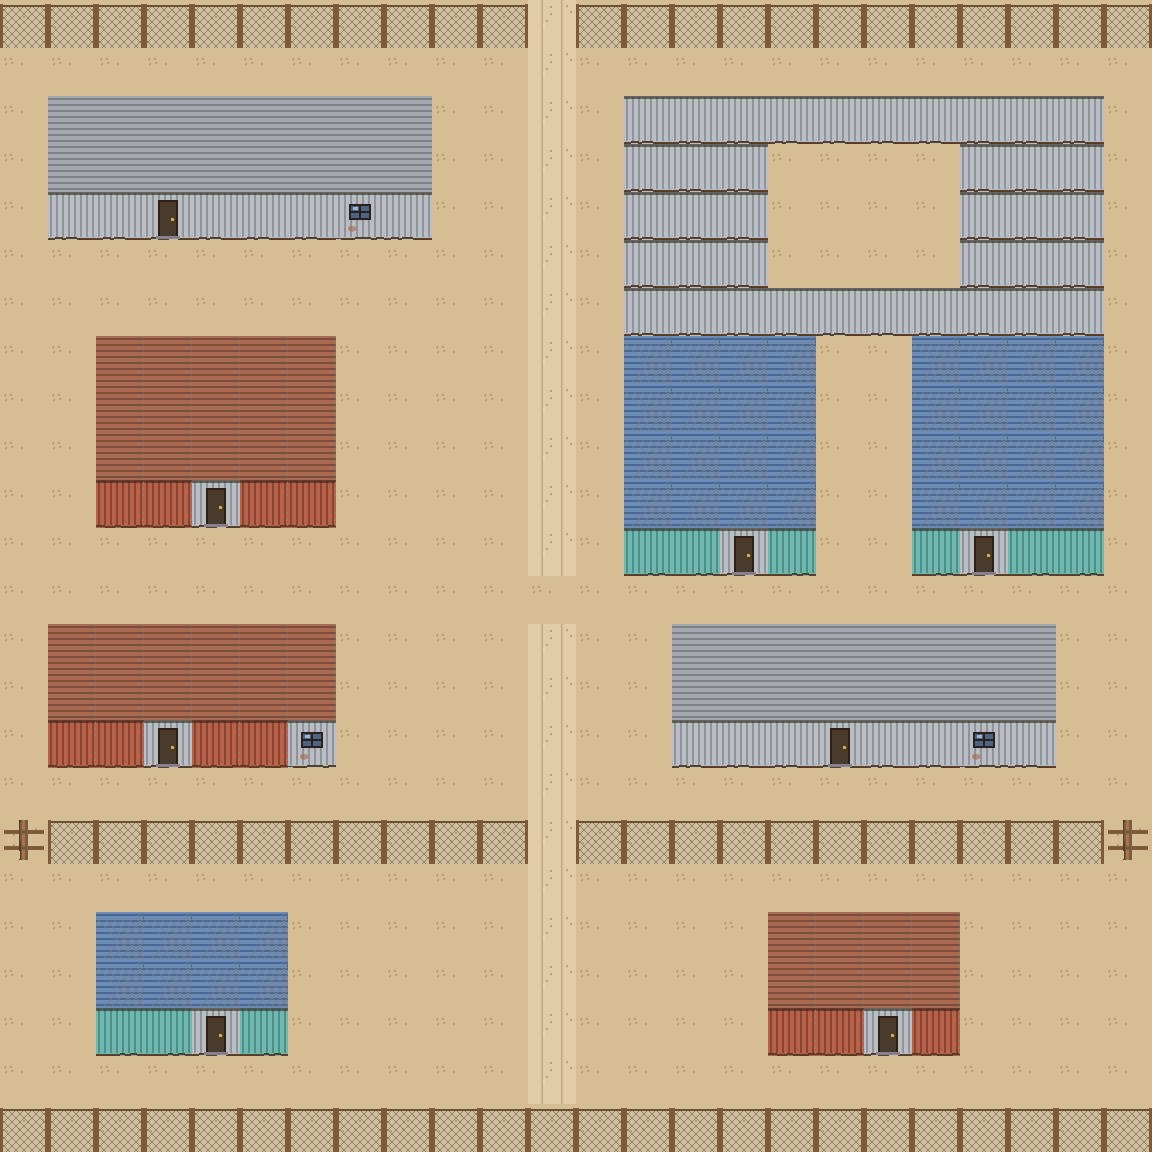

This game map was drawn from its Tiled (.tmx) file and the tilesets committed beside it. A one-line description and the full map source follow:
An orthogonal 24x24 tile map with 48x48 px tiles, 1 tile layer (Ground), 3 tilesets and 11 objects (Spawn, Exit, Chest, Drum, Skollie1, ...).

<map version="1.10" tiledversion="1.12.2" orientation="orthogonal" renderorder="right-down" width="24" height="24" tilewidth="48" tileheight="48" infinite="0" nextlayerid="3" nextobjectid="12">
 <tileset firstgid="1" source="terrain.tsx" />
 <tileset firstgid="289" source="tileset.tsx" />
 <tileset firstgid="295" source="lokasie.tsx" />
 <layer id="1" name="Ground" width="24" height="24">
  <data encoding="csv">
305,305,305,305,305,305,305,305,305,305,305,297,305,305,305,305,305,305,305,305,305,305,305,305,
295,295,295,295,295,295,295,295,295,295,295,297,295,295,295,295,295,295,295,295,295,295,295,295,
295,302,302,302,302,302,302,302,302,295,295,297,295,299,299,299,299,299,299,299,299,299,299,295,
295,302,302,302,302,302,302,302,302,295,295,297,295,299,299,299,295,295,295,295,299,299,299,295,
295,299,299,311,299,299,299,312,299,295,295,297,295,299,299,299,295,295,295,295,299,299,299,295,
295,295,295,295,295,295,295,295,295,295,295,297,295,299,299,299,295,295,295,295,299,299,299,295,
295,295,295,295,295,295,295,295,295,295,295,297,295,299,299,299,299,299,299,299,299,299,299,295,
295,295,303,303,303,303,303,295,295,295,295,297,295,304,304,304,304,295,295,304,304,304,304,295,
295,295,303,303,303,303,303,295,295,295,295,297,295,304,304,304,304,295,295,304,304,304,304,295,
295,295,303,303,303,303,303,295,295,295,295,297,295,304,304,304,304,295,295,304,304,304,304,295,
295,295,301,301,311,301,301,295,295,295,295,297,295,304,304,304,304,295,295,304,304,304,304,295,
295,295,295,295,295,295,295,295,295,295,295,297,295,300,300,311,300,295,295,300,311,300,300,295,
295,295,295,295,295,295,295,295,295,295,295,295,295,295,295,295,295,295,295,295,295,295,295,295,
295,303,303,303,303,303,303,295,295,295,295,297,295,295,302,302,302,302,302,302,302,302,295,295,
295,303,303,303,303,303,303,295,295,295,295,297,295,295,302,302,302,302,302,302,302,302,295,295,
295,301,301,311,301,301,312,295,295,295,295,297,295,295,299,299,299,311,299,299,312,299,295,295,
295,295,295,295,295,295,295,295,295,295,295,297,295,295,295,295,295,295,295,295,295,295,295,295,
306,305,305,305,305,305,305,305,305,305,305,297,305,305,305,305,305,305,305,305,305,305,305,306,
295,295,295,295,295,295,295,295,295,295,295,297,295,295,295,295,295,295,295,295,295,295,295,295,
295,295,304,304,304,304,295,295,295,295,295,297,295,295,295,295,303,303,303,303,295,295,295,295,
295,295,304,304,304,304,295,295,295,295,295,297,295,295,295,295,303,303,303,303,295,295,295,295,
295,295,300,300,311,300,295,295,295,295,295,297,295,295,295,295,301,301,311,301,295,295,295,295,
295,295,295,295,295,295,295,295,295,295,295,297,295,295,295,295,295,295,295,295,295,295,295,295,
305,305,305,305,305,305,305,305,305,305,305,305,305,305,305,305,305,305,305,305,305,305,305,305
  </data>
 </layer>
 <objectgroup id="2" name="Objects">
  <object id="1" name="Spawn" x="552" y="1080">
   <point />
  </object>
  <object id="2" name="Exit" x="552" y="24">
   <point />
  </object>
  <object id="3" name="Chest" x="840" y="216">
   <point />
  </object>
  <object id="4" name="Drum" x="840" y="360">
   <point />
  </object>
  <object id="5" name="Skollie1" x="264" y="312">
   <point />
  </object>
  <object id="6" name="Skollie2" x="456" y="888">
   <point />
  </object>
  <object id="7" name="Lookout1" x="600" y="600">
   <point />
  </object>
  <object id="8" name="Brak1" x="984" y="792">
   <point />
  </object>
  <object id="9" name="Tyres1" x="72" y="600">
   <point />
  </object>
  <object id="10" name="Scrap1" x="1080" y="1080">
   <point />
  </object>
  <object id="11" name="Hole" x="816" y="288" width="96" height="48" />
 </objectgroup>
</map>
